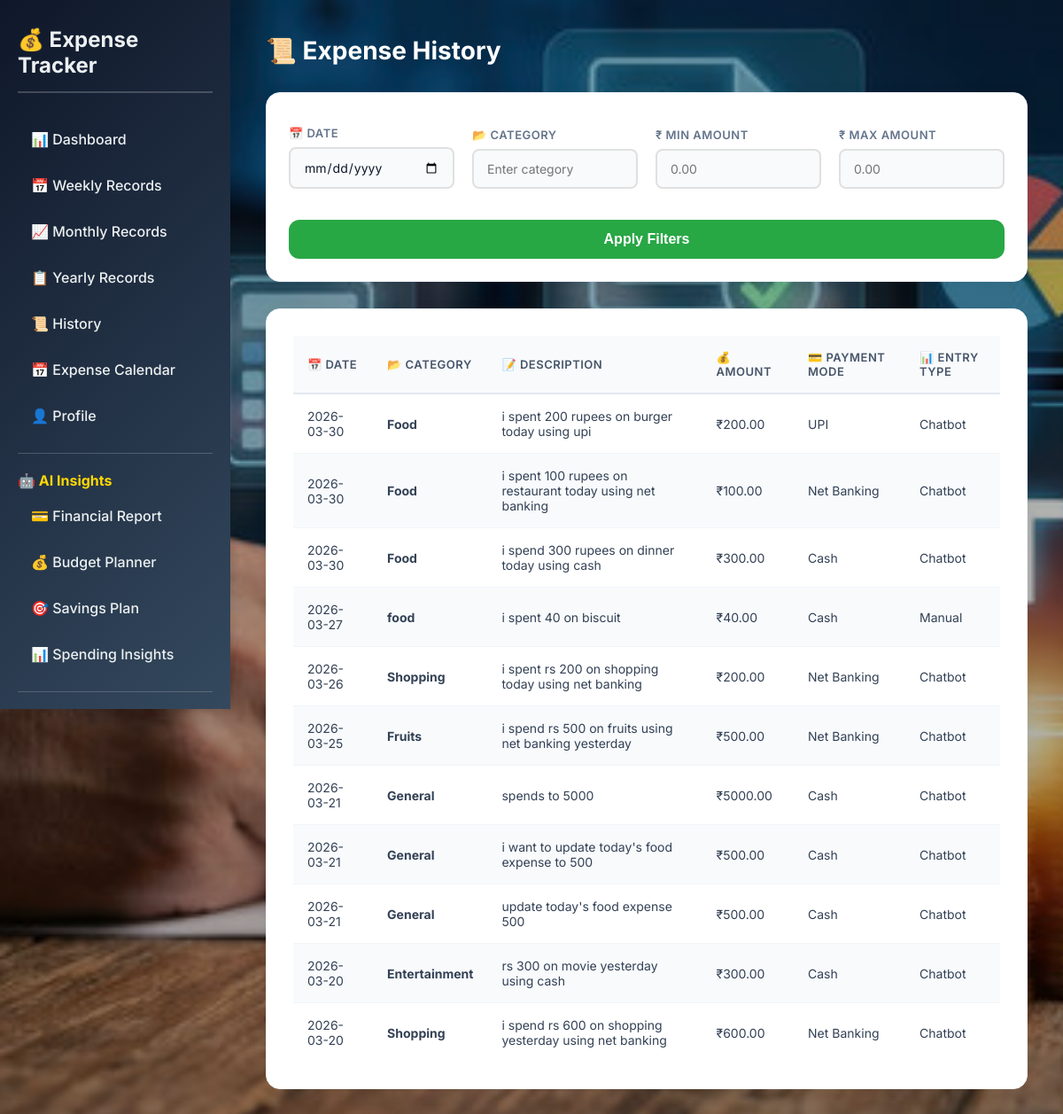
The app's page /history (signed in), older data.
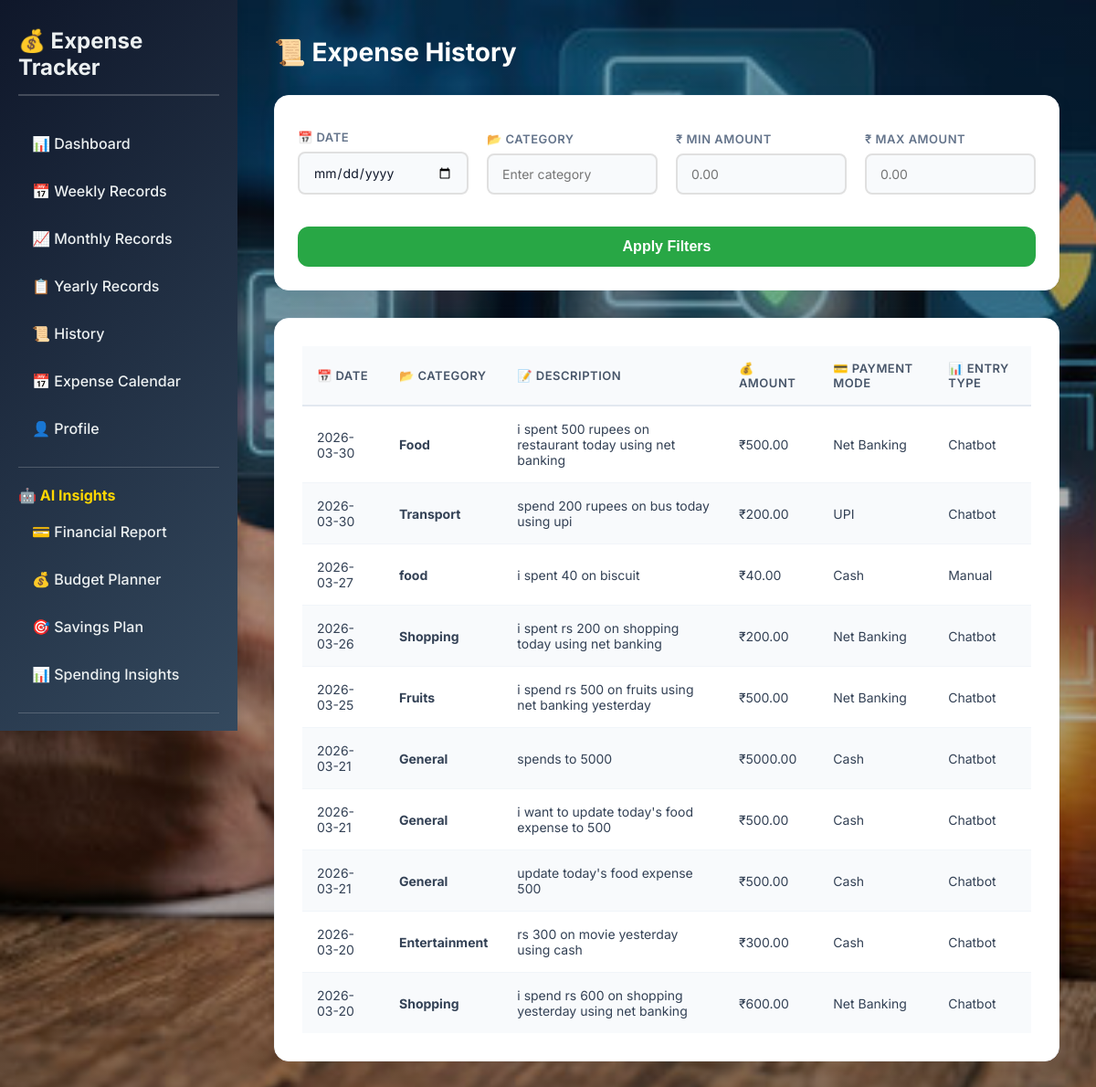
The same page, newer data.
### tables this page shows
CREATE TABLE expenses (
            id INTEGER PRIMARY KEY AUTOINCREMENT,
            user_id INTEGER NOT NULL,
            date TEXT NOT NULL,
            category TEXT NOT NULL,
            description TEXT NOT NULL,
            amount REAL NOT NULL,
            payment_mode TEXT NOT NULL,
            entry_type TEXT NOT NULL,
            FOREIGN KEY (user_id) REFERENCES users (id)
        );

### app.py (the view)
    def wrap(*args, **kwargs):
        if 'user_id' not in session:
            return redirect(url_for('login'))
        return f(*args, **kwargs)

### app.py (called while the page is built)
def get_db():
    db = sqlite3.connect('expense_tracker.db')
    db.row_factory = sqlite3.Row
    return db

def login_required(f):
    def wrap(*args, **kwargs):
        if 'user_id' not in session:
            return redirect(url_for('login'))
        return f(*args, **kwargs)
    wrap.__name__ = f.__name__
    return wrap

def get_user_expenses(user_id, start_date=None, end_date=None):
    db = get_db()
    query = 'SELECT * FROM expenses WHERE user_id = ?'
    params = [user_id]
    if start_date and end_date:
        query += ' AND date BETWEEN ? AND ?'
        params.extend([start_date, end_date])
    query += ' ORDER BY date DESC'
    return db.execute(query, params).fetchall()

@app.route('/history')
@login_required
def history():
    user_id = session['user_id']
    expenses = get_user_expenses(user_id)
    return render_template('history.html', expenses=expenses)

### templates/history.html (shortened to what this page needs)
{% extends "base.html" %}
{% block body_class %}history-page{% endblock %}
{% block extra_css %}
<link rel="stylesheet" href="{{ url_for('static', filename='css/history.css') }}">
{% endblock %}
{% block content %}
            <h1 style="color: white;">📜 Expense History</h1>
            <div class="filter-card">
                <div class="filter-group">
                    <label for="dateFilter">📅 Date</label>
                    <input type="date" id="dateFilter" class="modern-input">
                </div>
                <div class="filter-group">
                    <label for="categoryFilter">📂 Category</label>
                    <input type="text" id="categoryFilter" placeholder="Enter category" class="modern-input">
                </div>
                <div class="filter-group">
                    <label for="amountMin">₹ Min Amount</label>
                    <input type="number" id="amountMin" step="0.01" placeholder="0.00" class="modern-input">
                </div>
                <div class="filter-group">
                    <label for="amountMax">₹ Max Amount</label>
                    <input type="number" id="amountMax" step="0.01" placeholder="0.00" class="modern-input">
                </div>
                <div class="filter-action">
                    <button class="btn btn-filter" onclick="applyFilters()">Apply Filters</button>
                </div>
            </div>
            <div class="expense-table table-card">
                <table>
                    <thead>
                        <tr>
                            <th>📅 Date</th>
                            <th>📂 Category</th>
                            <th>📝 Description</th>
                            <th>💰 Amount</th>
                            <th>💳 Payment Mode</th>
                            <th>📊 Entry Type</th>
                        </tr>
                    </thead>
                    <tbody id="expenseTableBody">
                        {% for expense in expenses %}
                        <tr>
                            <td>{{ expense.date }}</td>
                            <td><strong>{{ expense.category }}</strong></td>
                            <td>{{ expense.description }}</td>
                            <td>₹{{ "%.2f"|format(expense.amount) }}</td>
                            <td>{{ expense.payment_mode }}</td>
                            <td>{{ expense.entry_type }}</td>
                        </tr>
                        {% endfor %}
                    </tbody>
                </table>
            </div>
        </div>
    </div>
{% endblock %}

### templates/base.html (shortened to what this page needs)
<!DOCTYPE html>
<html lang="en">
<head>
    <link rel="stylesheet" href="{{ url_for('static', filename='css/base.css') }}">
    <link rel="stylesheet" href="{{ url_for('static', filename='css/chatbot.css') }}">
    {% block extra_css %}{% endblock %}
</head>
<body class="{% block body_class %}{% endblock %}">
    <div class="dashboard">
        <div class="sidebar">
            <h2>💰 Expense Tracker</h2>
            <ul>
                <li><a href="{{ url_for('dashboard') }}">📊 Dashboard</a></li>
                <li><a href="{{ url_for('weekly_records') }}">📅 Weekly Records</a></li>
                <li><a href="{{ url_for('records') }}">📈 Monthly Records</a></li>
                <li><a href="{{ url_for('yearly_records') }}">📋 Yearly Records</a></li>
                <li><a href="{{ url_for('history') }}">📜 History</a></li>
                <li><a href="{{ url_for('expense_calendar') }}">📅 Expense Calendar</a></li>
                <li><a href="{{ url_for('profile') }}">👤 Profile</a></li>
                <li style="margin-top: 20px; padding-top: 20px; border-top: 1px solid rgba(255,255,255,0.2);">
                    <strong style="color: #ffd700;">🤖 AI Insights</strong>
                </li>
                <li><a href="{{ url_for('ai_financial_report') }}">💳 Financial Report</a></li>
                <li><a href="{{ url_for('ai_budget_planner') }}">💰 Budget Planner</a></li>
                <li><a href="{{ url_for('ai_savings_plan') }}">🎯 Savings Plan</a></li>
                <li><a href="{{ url_for('ai_spending_insights') }}">📊 Spending Insights</a></li>
                <li style="margin-top: 20px; padding-top: 20px; border-top: 1px solid rgba(255,255,255,0.2);">
                </li>
            </ul>
        </div>
        <div class="main-content">
            {% block content %}{% endblock %}
</body>
</html>

### static/css/base.css (style rules this page uses)
:root { --primary-color: #0f172a; --secondary-color: #3b82f6; --accent-color: #ef4444; --success-color: #10b981; --light-bg: #f8fafc; --card-shadow: 0 4px 20px rgba(0, 0, 0, 0.05); --transition: all 0.3s ease; --border-radius: 16px; --form-height: 48px; }
* { box-sizing: border-box; }
html { scroll-behavior: smooth; }
body { font-family: 'Inter', -apple-system, BlinkMacSystemFont, "Segoe UI", sans-serif; margin: 0; padding: 0; background-color: var(--light-bg); color: var(--primary-color); }
.btn, button { background: var(--secondary-color); color: white; border: none; padding: 12px 20px; border-radius: 8px; font-size: 16px; font-weight: 600; cursor: pointer; transition: var(--transition); height: var(--form-height); min-width: 120px; }
label { font-weight: 600; margin-top: 12px; margin-bottom: 6px; color: var(--primary-color); }
input[type="text"], input[type="email"], input[type="password"], input[type="number"], input[type="date"], input[type="file"], select, textarea { padding: 12px 15px; border: 2px solid #e0e0e0; border-radius: 8px; font-size: 14px; margin-bottom: 15px; transition: var(--transition); font-family: inherit; }
body.history-page { background-image: linear-gradient(rgba(0, 0, 0, 0.3), rgba(0, 0, 0, 0.3)), url('../images/img.jpg'); background-size: cover; background-position: center; background-attachment: fixed; background-repeat: no-repeat; }
.dashboard { display: flex; min-height: 100vh; background-color: transparent; }
.sidebar { width: 260px; background: linear-gradient(135deg, var(--primary-color) 0%, #34495e 100%); color: white; padding: 30px 20px; box-shadow: 2px 0 10px rgba(0, 0, 0, 0.1); overflow-y: auto; position: sticky; top: 0; height: 100vh; }
.sidebar h2 { margin: 0 0 30px 0; font-size: 24px; color: #ecf0f1; padding-bottom: 15px; border-bottom: 2px solid rgba(255, 255, 255, 0.2); }
.sidebar ul { list-style-type: none; padding: 0; margin: 0; }
.sidebar li { margin: 0; }
.sidebar a { display: block; color: #ecf0f1; text-decoration: none; padding: 12px 15px; margin: 8px 0; border-radius: 6px; transition: var(--transition); font-weight: 500; }
.main-content { flex: 1; padding: 40px; overflow-y: auto; background: transparent; max-width: 1400px; margin: 0 auto; }
.main-content h1 { color: var(--primary-color); margin: 0 0 30px 0; font-size: 28px; font-weight: 700; }
.expense-table, .expense-form, .filters { background: #ffffff; padding: 30px; border-radius: var(--border-radius); box-shadow: var(--card-shadow); margin-bottom: 30px; border: 1px solid #f1f5f9; }
.expense-table { overflow-x: auto; }
table { width: 100%; border-collapse: collapse; }
table thead { background-color: #f8fafc; color: #475569; }
th { padding: 16px; text-align: left; font-weight: 600; text-transform: uppercase; font-size: 13px; letter-spacing: 0.5px; border-bottom: 2px solid #e2e8f0; }
td { padding: 16px; border-bottom: 1px solid #f1f5f9; color: #334155; font-size: 14px; }
tbody tr { transition: all 0.2s ease; position: relative; z-index: 1; }
tbody tr:nth-child(even) { background-color: #f8fafc; }
tbody tr:last-child td { border-bottom: none; }

### static/css/history.css (style rules this page uses)
.filter-card { background: #ffffff; padding: 25px; border-radius: var(--border-radius); box-shadow: var(--card-shadow); margin-bottom: 30px; border: 1px solid #f1f5f9; display: flex; gap: 20px; align-items: flex-end; flex-wrap: wrap; transition: all 0.3s ease; }
.filter-group { display: flex; flex-direction: column; flex: 1; min-width: 160px; }
.filter-group label { margin-bottom: 8px; font-weight: 600; color: #64748b; font-size: 13px; text-transform: uppercase; letter-spacing: 0.5px; }
.modern-input { padding: 12px 16px; border: 1px solid #cbd5e1; border-radius: 10px; font-size: 14px; transition: all 0.2s; background: #f8fafc; font-family: inherit; color: var(--primary-color); }
.filter-action { display: flex; justify-content: flex-end; flex: 1; min-width: 160px; }
.btn-filter { background-color: #28a745; color: white; border: none; padding: 14px 28px; border-radius: 12px; font-weight: 600; cursor: pointer; transition: all 0.2s ease; height: 44px; display: inline-flex; align-items: center; justify-content: center; width: 100%; }
.table-card { background: #ffffff; padding: 30px; border-radius: var(--border-radius); box-shadow: var(--card-shadow); margin-bottom: 30px; border: 1px solid #f1f5f9; }

Row changes from the older to the newer data that the page shows:
removed expenses: date "2026-03-30", category "Food", description "i spent 200 rupees on burger today using upi", amount "200.00", payment_mode "UPI", entry_type "Chatbot"
removed expenses: date "2026-03-30", category "Food", description "i spend 300 rupees on dinner today using cash", amount "300.00", payment_mode "Cash", entry_type "Chatbot"
changed expenses "Food": description "i spent 100 rupees on restaurant today using net banking" → "i spent 500 rupees on restaurant today using net banking"; amount "100.00" → "500.00"
added expenses: date "2026-03-30", category "Transport", description "spend 200 rupees on bus today using upi", amount "200.00", payment_mode "UPI", entry_type "Chatbot"
